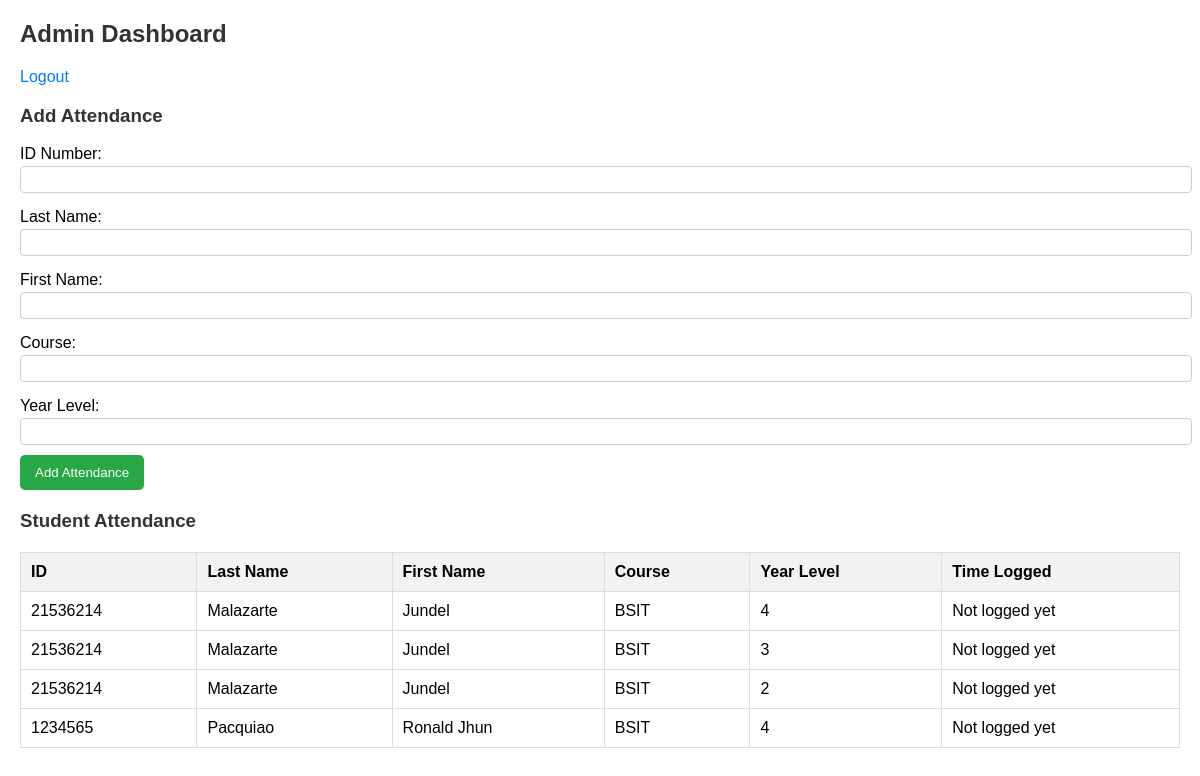
Screenshot of /dashboard (signed in) with the database file from the repository.
### app.py (models this page shows)
class StudentAttendance(db.Model):
    id = db.Column(db.Integer, primary_key=True)
    student_id = db.Column(db.String(50), nullable=False, unique=True)
    lastname = db.Column(db.String(100), nullable=False)
    firstname = db.Column(db.String(100), nullable=False)
    course = db.Column(db.String(100), nullable=False)
    year_level = db.Column(db.String(50), nullable=False)
    time_logged = db.Column(db.String(100), nullable=False)

### app.py (the view)
@app.route('/dashboard')
def dashboard():
    if 'admin_logged_in' not in session:
        return redirect(url_for('index'))  # Redirect to login page if not logged in
    students = StudentAttendance.query.all()
    return render_template('dashboard.html', students=students)

### app.py (called while the page is built)
@app.before_request
def create_tables():
    db.create_all()

### templates/dashboard.html (shortened to what this page needs)
<!DOCTYPE html>
<html lang="en">
<head>
</head>
<body>
    <h2>Admin Dashboard</h2>
    <a href="/logout">Logout</a>
    <h3>Add Attendance</h3>
    <form action="{{ url_for('add_attendance') }}" method="POST">
        <label for="student_id">ID Number:</label>
        <input type="text" name="student_id" id="student_id" required>
        <label for="lastname">Last Name:</label>
        <input type="text" name="lastname" id="lastname" required>
        <label for="firstname">First Name:</label>
        <input type="text" name="firstname" id="firstname" required>
        <label for="course">Course:</label>
        <input type="text" name="course" id="course" required>
        <label for="year_level">Year Level:</label>
        <input type="text" name="year_level" id="year_level" required>
        <button type="submit">Add Attendance</button>
    </form>
    <h3>Student Attendance</h3>
    <table>
        <thead>
            <tr>
                <th>ID</th>
                <th>Last Name</th>
                <th>First Name</th>
                <th>Course</th>
                <th>Year Level</th>
                <th>Time Logged</th>
            </tr>
        </thead>
        <tbody>
            {% for student in students %}
            <tr>
                <td>{{ student.student_id }}</td>
                <td>{{ student.lastname }}</td>
                <td>{{ student.firstname }}</td>
                <td>{{ student.course }}</td>
                <td>{{ student.year_level }}</td>
                <td>{{ student.time_logged }}</td>
            </tr>
            {% endfor %}
        </tbody>
    </table>
</body>
</html>

### templates/dashboard.html (style rules this page uses)
body { font-family: Arial, sans-serif; margin: 20px; }
h2, h3 { color: #333; }
a { text-decoration: none; color: #007BFF; }
form { margin-bottom: 20px; }
form label { display: block; margin: 5px 0 3px; }
form input { width: 100%; padding: 5px; margin-bottom: 10px; border: 1px solid #ccc; border-radius: 4px; }
form button { background-color: #28A745; color: #fff; border: none; padding: 10px 15px; border-radius: 5px; cursor: pointer; }
table { width: 100%; border-collapse: collapse; margin-top: 20px; }
table, th, td { border: 1px solid #ddd; }
table th, table td { padding: 10px; text-align: left; }
table th { background-color: #f2f2f2; }

### rows the page displays
StudentAttendance: student_id "21536214", lastname "Malazarte", firstname "Jundel", course "BSIT", year_level "4", time_logged "Not logged yet"
StudentAttendance: student_id "21536214", lastname "Malazarte", firstname "Jundel", course "BSIT", year_level "3", time_logged "Not logged yet"
StudentAttendance: student_id "21536214", lastname "Malazarte", firstname "Jundel", course "BSIT", year_level "2", time_logged "Not logged yet"
StudentAttendance: student_id "1234565", lastname "Pacquiao", firstname "Ronald Jhun", course "BSIT", year_level "4", time_logged "Not logged yet"
